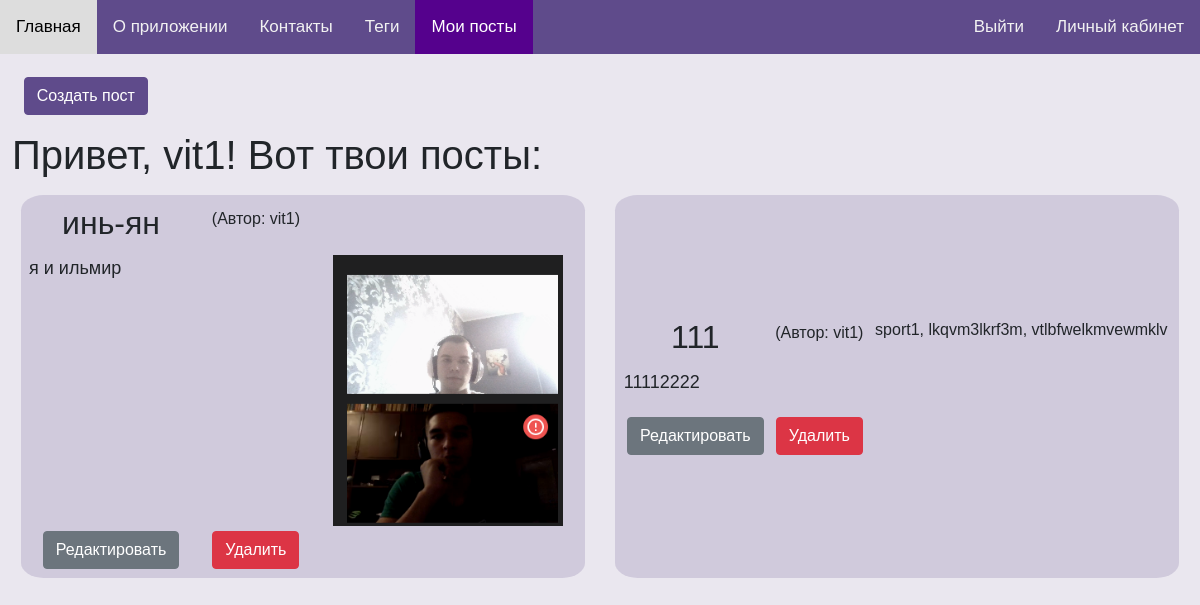
/user_posts (signed in), run on an earlier commit of the app's database.
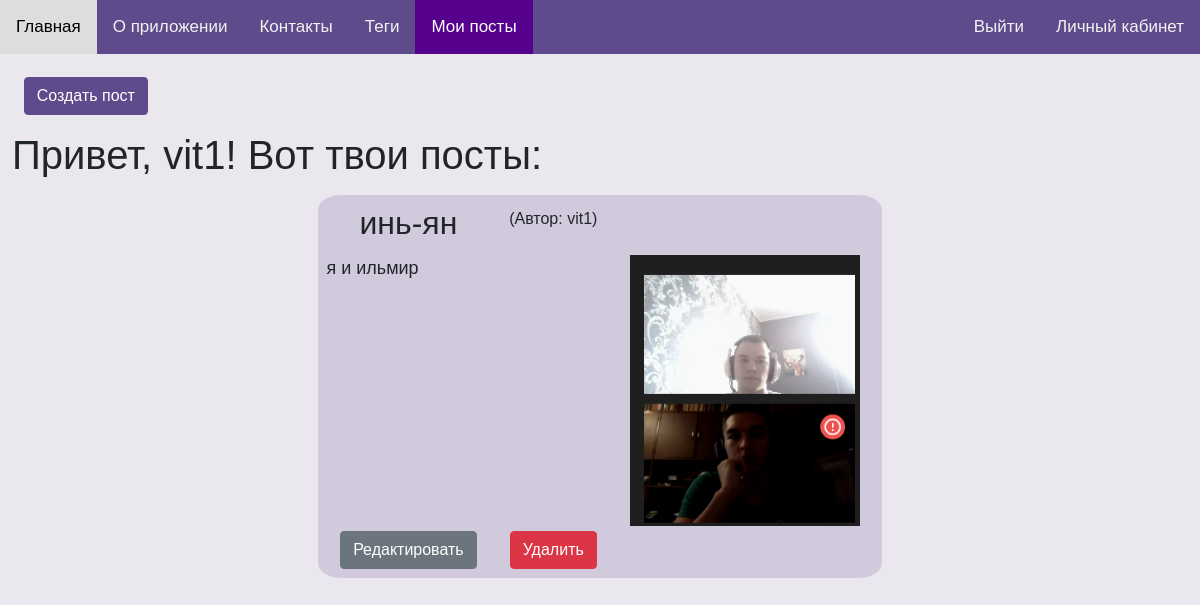
And on a later commit of the database.
### tables this page shows
CREATE TABLE "posts"
(
    post_id    INTEGER
        primary key autoincrement,
    user_id    INTEGER
        references user_profile
            on delete cascade,
    title      text not null,
    content    text not null,
    image_path text,
    tag        text
);

### server.py (the view)
@app.route('/user_posts')
def get_user_posts():
    conn = get_db_connection()
    posts_data = conn.execute('''
              SELECT
                  posts.post_id,
                  posts.title,
                  posts.content,
                  posts.image_path,
                  user_profile.login,
                  GROUP_CONCAT(tags.name, ', ') AS tags
              FROM posts
              INNER JOIN user_profile ON posts.user_id = user_profile.user_id
              LEFT JOIN post_tags ON posts.post_id = post_tags.post_id
              LEFT JOIN tags ON post_tags.tag_id = tags.id
              WHERE user_profile.login = ?
              GROUP BY posts.post_id, user_profile.login
          ''', (session['username'],)).fetchall()
    conn.close()
    return render_template('user_posts/user_posts.html', posts=posts_data)

### server.py (called while the page is built)
def get_db_connection():
    conn = sqlite3.connect('blog.db')
    conn.row_factory = sqlite3.Row
    return conn

### templates/user_posts/user_posts.html (shortened to what this page needs)
{% extends "main/base.html" %}
{% block stylesheet %}
    <link rel="stylesheet" href="https://cdn.jsdelivr.net/npm/bootstrap@5.1.3/dist/css/bootstrap.min.css">
{% endblock %}
{% block content %}
    <body>
    <div class="mb-3">
        <a class="btn btn-primary mb-3 button" href="{{ url_for('create_user_post') }}">Создать пост</a>
        <h1>Привет, {{ session.get('username') }}! Вот твои посты:</h1>
    </div>
    <section class="posts">
        {% for post in posts %}
            <div class="posts__item edit">
                <h2 class="posts__title">
                    {{ post['title'] }}
                </h2>
                <p class="posts__author">
                    (Автор: {{ post['login'] }})
                </p>
                <p class="posts__content">
                    {{ post['content'] }}
                </p>
                {% if post['tags'] %}
                    <p class="posts__tag">
                        {{ post['tags'] }}
                    </p>
                {% endif %}
                {% if post['image_path'] %}
                    <img class="posts__image" src="{{ post['image_path'] }}" alt="Картинка поста" width="300">
                {% endif %}
                <a class="btn btn-secondary posts__edit"
                   href="{{ url_for('edit_post', post_id=post['post_id']) }}">Редактировать</a>
                <form action="{{ url_for('delete_post', post_id=post['post_id'], place='posts') }}" method="POST"
                      class="d-inline posts__delete">
                    <button class="btn btn-danger" type="submit">Удалить</button>
                </form>
            </div>
        {% endfor %}
    </section>
    </body>
{% endblock %}

What changed in the data, as far as the page shows it:
removed posts: title "111", login "vit1", content "11112222", tags "sport1, lkqvm3lkrf3m, vtlbfwelkmvewmklv"
